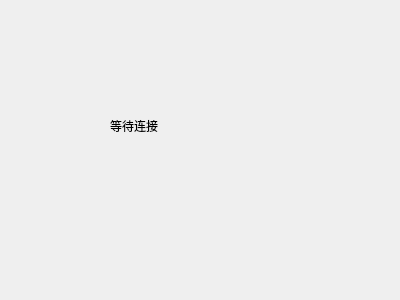
<?xml version="1.0" encoding="UTF-8"?>
<ui version="4.0">
 <class>Widget</class>
 <widget class="QWidget" name="Widget">
  <property name="geometry">
   <rect>
    <x>0</x>
    <y>0</y>
    <width>400</width>
    <height>300</height>
   </rect>
  </property>
  <property name="windowTitle">
   <string>Widget</string>
  </property>
  <widget class="QLabel" name="statusLabel">
   <property name="geometry">
    <rect>
     <x>110</x>
     <y>105</y>
     <width>151</width>
     <height>41</height>
    </rect>
   </property>
   <property name="text">
    <string>等待连接</string>
   </property>
  </widget>
 </widget>
 <layoutdefault spacing="6" margin="11"/>
 <resources/>
 <connections/>
</ui>
